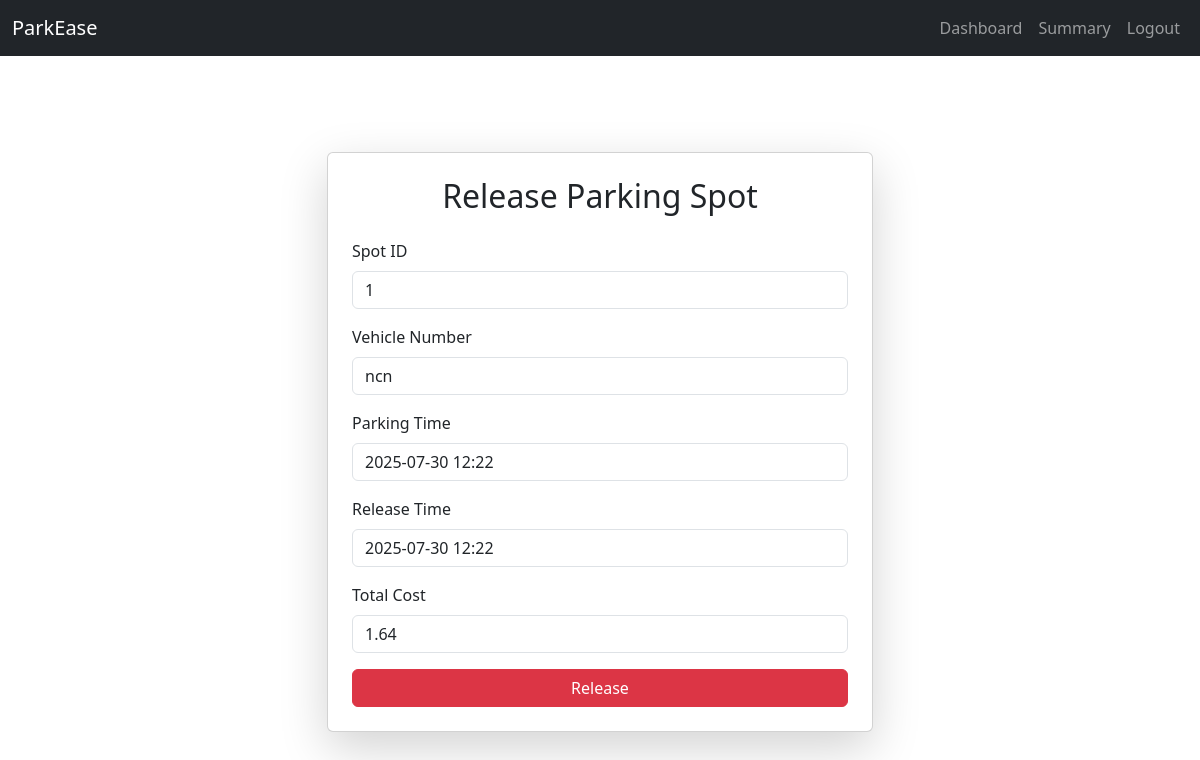
/user/release/1 (signed in), run on the app's committed database.
### models.py (models this page shows)
class ParkingSpot(db.Model):
    __tablename__ = 'parking_spots'
    id = db.Column(db.Integer, primary_key=True)
    lot_id = db.Column(db.Integer, db.ForeignKey('parking_lots.id'), nullable=False)
    status = db.Column(db.String(1), nullable=False, default='A')  # 'A' for available, 'O' for occupied
    lot = db.relationship('ParkingLot', back_populates='spots')
    reservations = db.relationship('Reservation', back_populates='spot')

class Reservation(db.Model):
    __tablename__ = 'reservations'
    id = db.Column(db.Integer, primary_key=True)
    spot_id = db.Column(db.Integer, db.ForeignKey('parking_spots.id'), nullable=False)
    user_id = db.Column(db.Integer, db.ForeignKey('users.id'), nullable=False)
    vehicle_number = db.Column(db.String(20), nullable=False)
    parking_timestamp = db.Column(db.DateTime, default=datetime.utcnow)
    leaving_timestamp = db.Column(db.DateTime, nullable=True)
    total_cost = db.Column(db.Float, nullable=True)
    user = db.relationship('User', back_populates='reservations')
    spot = db.relationship('ParkingSpot', back_populates='reservations')

### routes.py (the view, shortened to what this page needs)
    @app.route('/user/release/<int:reservation_id>', methods=['GET', 'POST'])
    def release_parking(reservation_id):
        if not session.get('user_id'):
            return redirect(url_for('login'))
        reservation = Reservation.query.get_or_404(reservation_id)
        spot = ParkingSpot.query.get(reservation.spot_id)
        return render_template('release_parking.html', reservation=reservation, spot=spot)

### templates/release_parking.html (shortened to what this page needs)
{% extends 'index.html' %}
{% block content %}
<div class="row justify-content-center mt-5">
    <div class="col-md-6">
        <div class="card shadow-lg p-4">
            <h2 class="card-title text-center mb-4">Release Parking Spot</h2>
            <form method="post">
                <div class="mb-3">
                    <label class="form-label">Spot ID</label>
                    <input type="text" class="form-control" value="{{ spot.id }}" readonly>
                </div>
                <div class="mb-3">
                    <label class="form-label">Vehicle Number</label>
                    <input type="text" class="form-control" value="{{ reservation.vehicle_number }}" readonly>
                </div>
                <div class="mb-3">
                    <label class="form-label">Parking Time</label>
                    <input type="text" class="form-control" value="{{ reservation.parking_timestamp.strftime('%Y-%m-%d %H:%M') }}" readonly>
                </div>
                <div class="mb-3">
                    <label class="form-label">Release Time</label>
                    <input type="text" class="form-control" value="{{ reservation.leaving_timestamp.strftime('%Y-%m-%d %H:%M') if reservation.leaving_timestamp else '---' }}" readonly>
                </div>
                <div class="mb-3">
                    <label class="form-label">Total Cost</label>
                    <input type="text" class="form-control" value="{{ reservation.total_cost if reservation.total_cost else '---' }}" readonly>
                </div>
                <button type="submit" class="btn btn-danger w-100">Release</button>
            </form>
        </div>
    </div>
</div>
{% endblock %}

### data on the page
ParkingSpot: id "1"
Reservation: vehicle_number "ncn", parking_timestamp "2025-07-30 12:22", leaving_timestamp "2025-07-30 12:22", total_cost "1.64"
